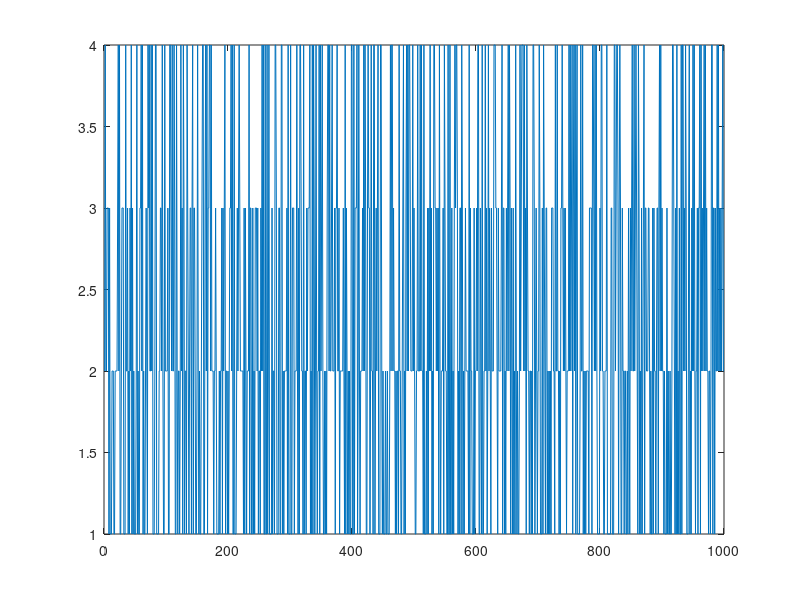

Write MATLAB code to recreate this figure. (Note: this script raises an error after producing the figure.)
k=4;
x = load ('GMD.dat');
[n,d] = size(x);
bn=round(n/k*rand);
nc=[x(bn,:);x(2*bn,:);x(3*bn,:);x(4*bn,:)];

[jdata,cid,nr,centers] = kmeans(x,k,nc);
%FIGURE 1 SHOW TEH TOTAL DISTORTION 
figure(1)
plot(1:length(jdata),jdata);
figure(2);
%PLOT SAMPLE IN DIFFERENT COLORS FOR DIFFERENT CLUSTER
for i=1:1000,
  if cid(i)==1,
    plot(x(i,1),x(i,2),'r*') ;
    hold on
  else
  if cid(i)==2,
      plot(x(i,1),x(i,2),'b*') ;
      hold on
  else
      if cid(i)==3,
        plot(x(i,1),x(i,2),'g*') ;
        hold on
      else
          if cid(i)==4,
        plot(x(i,1),x(i,2),'k*') ;
        hold on
          end
      end
  end
  end
end
